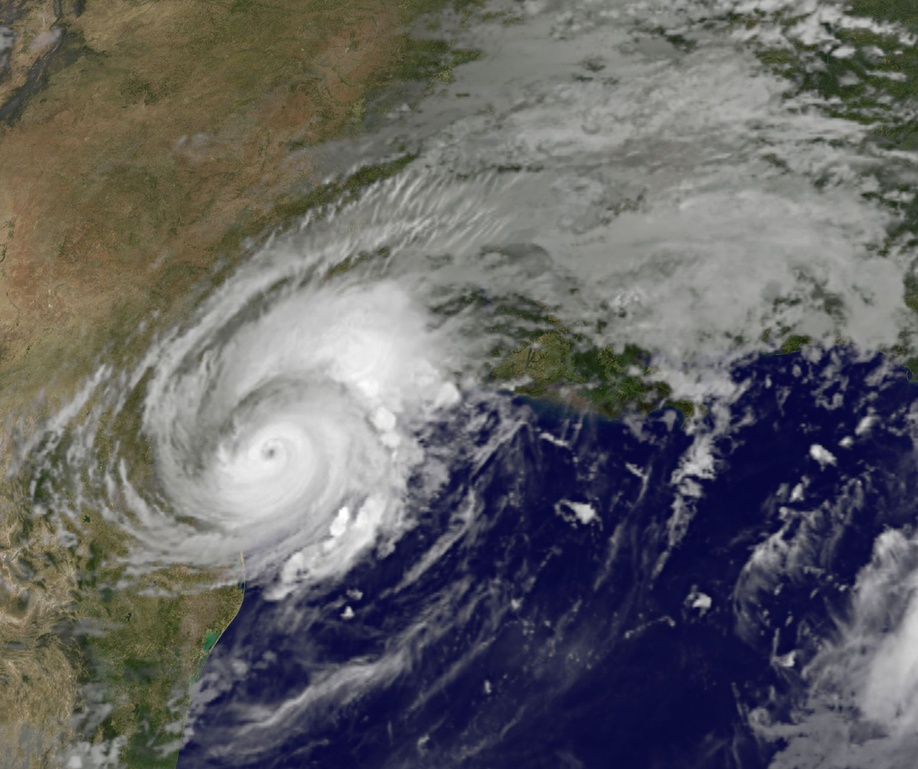
#> input picture EECS545/HarveySVD/harvey-saturday-goes7am.jpg, 918 x 769 px, shrunk from 1548 x 1296 before the run, found by its file name
$ python HarveySVD.py
#> lines starting #> are read from the running program, lines starting #| are printed output that depends on the picture; long printed decimals are rounded
import numpy as np
import matplotlib.pyplot as plt
from PIL import Image
numlist = [2, 10, 40]

X=np.asarray(Image.open('/home/garrett/Pictures/harvey-saturday-goes7am.jpg').convert('L'))
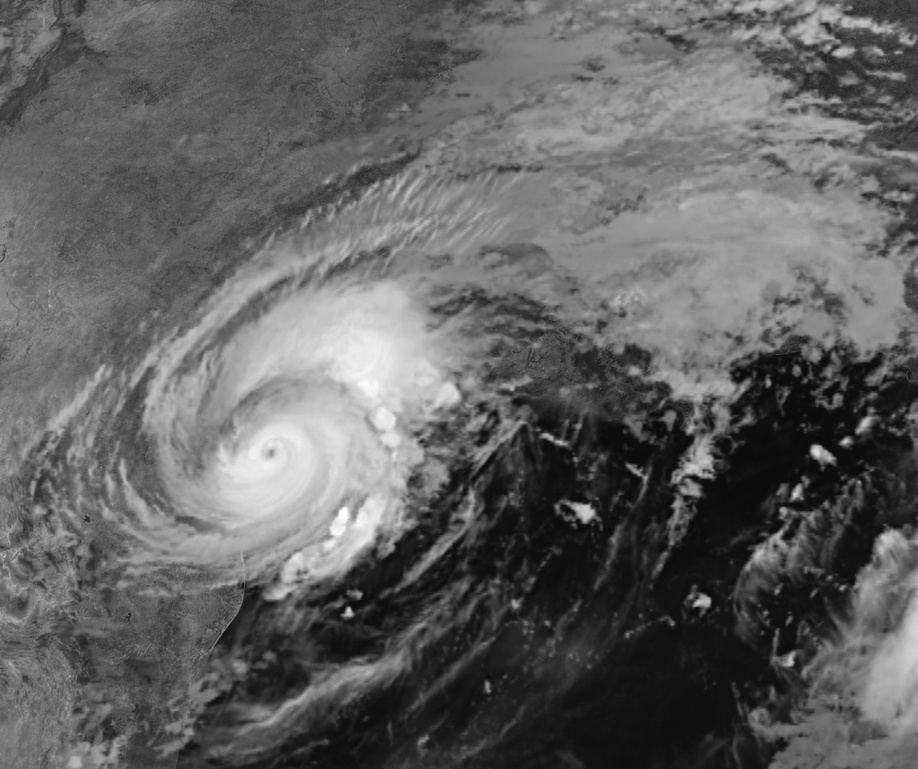
#> X: shape (769, 918); min 7, max 255, mean 97.8
U, sigma, V = np.linalg.svd(X)
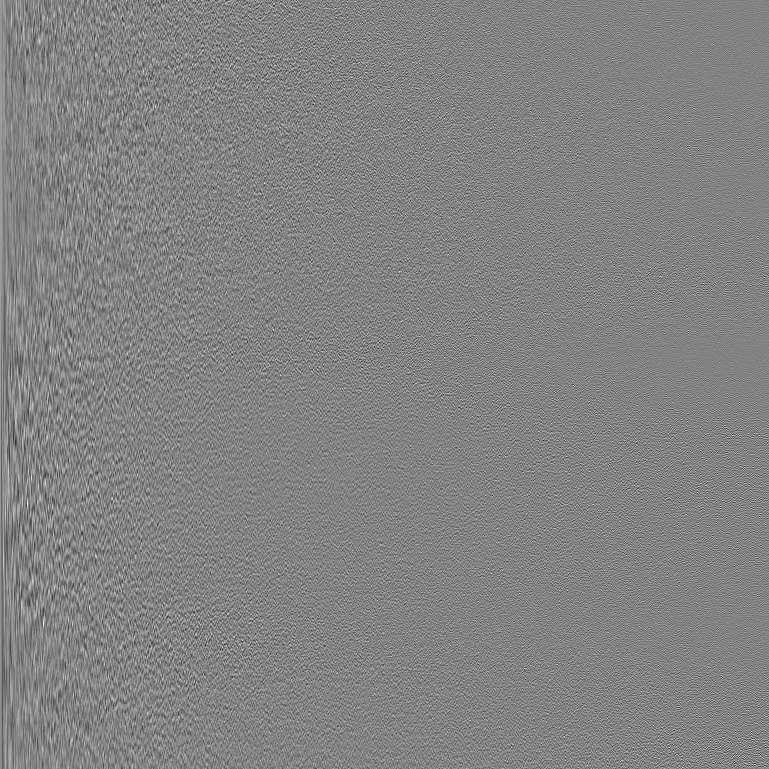
#> U: shape (769, 769) float64; min -0.233, max 0.219, mean 3.55e-05; drawn with min black and max white
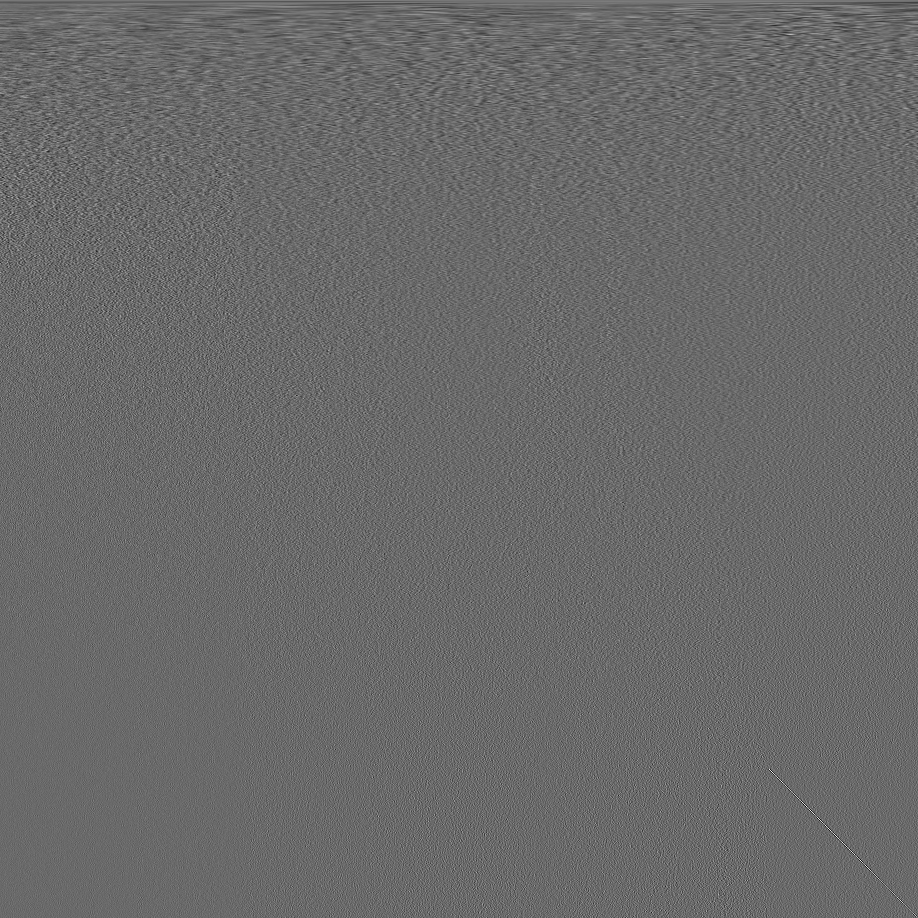
#> V: shape (918, 918) float64; min -0.251, max 0.352, mean 3.89e-05; drawn with min black and max white
#> sigma = 769 values, max 85570.6 at index 0, min 1.93 at index 768, mean 441.4

for i in numlist:
    print("i is "),
    print(i)
    plt.figure(i)
    minsize = min(U.shape[0], V.shape[0])
    signew = np.zeros((U.shape[0], V.shape[0]))
    signew[:i, :i] = np.diag(sigma[:i])
    newimg = np.matrix(U)*np.matrix(signew)*np.matrix(V)
    plt.imshow(newimg, cmap='gray')
    title = "n = %s" % i
    plt.title(title)

    diffnorm =np.linalg.norm(X-newimg)/np.linalg.norm(X)
    print("Normalized difference is "),
    print(diffnorm)
#> this loop made 3 passes
#> diffnorm on passes 1 to 3: 0.281, 0.159, 0.0833
#| 0.2814
#| 0.1586
#| 0.08332
#> pass 1, `newimg = np.matrix(U)*np.matrix(signew)*np.matrix(V)`:
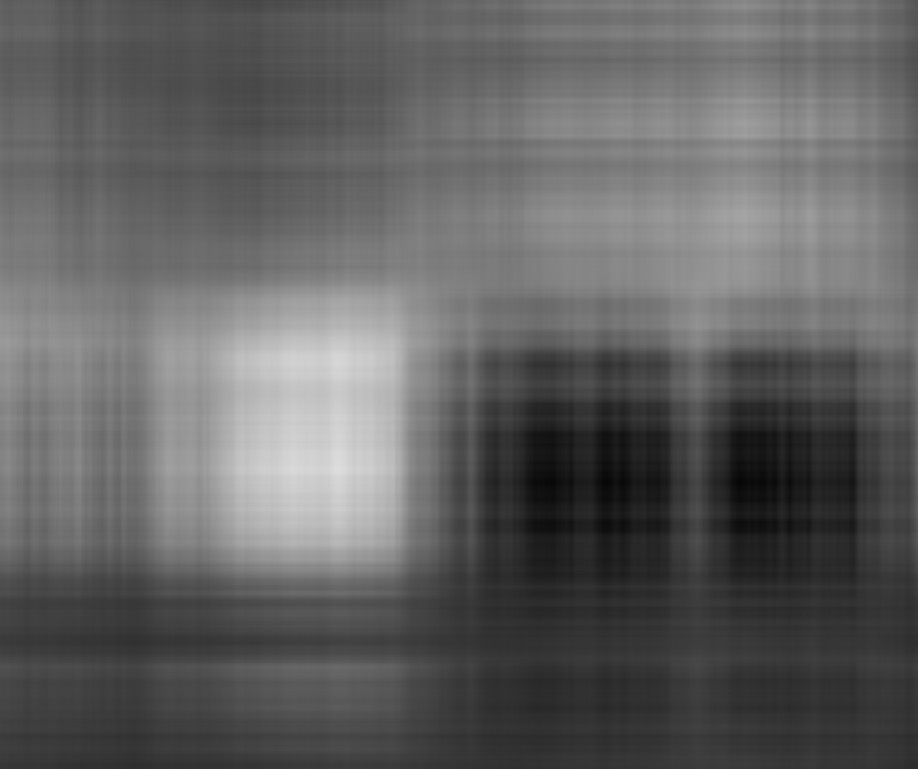
#> newimg: shape (769, 918) float64; min 6.87, max 221.5, mean 97.6
#> pass 2, `newimg = np.matrix(U)*np.matrix(signew)*np.matrix(V)`:
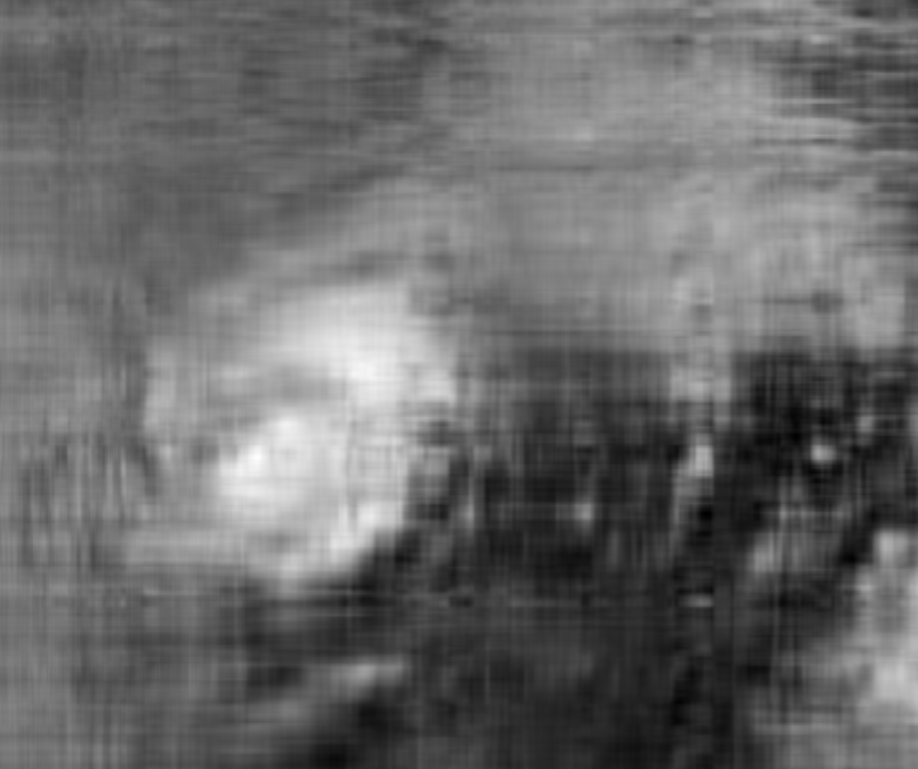
#> newimg: shape (769, 918) float64; min -17.55, max 260.2, mean 97.8; drawn with min black and max white
#> pass 3, `newimg = np.matrix(U)*np.matrix(signew)*np.matrix(V)`:
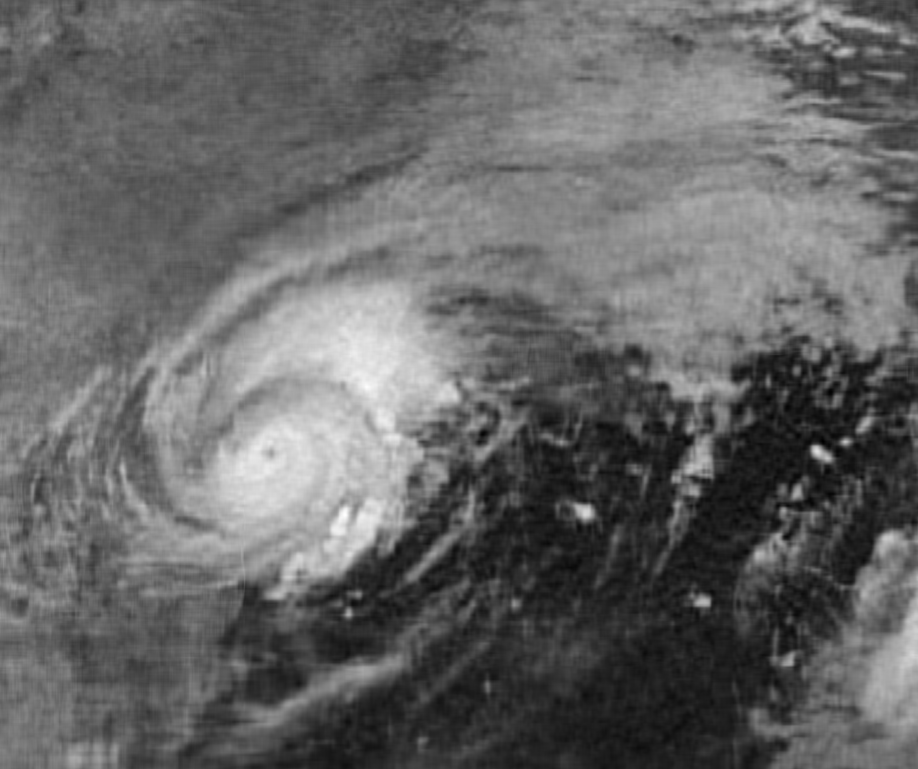
#> newimg: shape (769, 918) float64; min -14.26, max 265.4, mean 97.8; drawn with min black and max white
plt.show()
